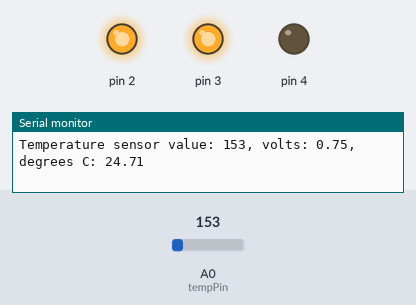
The sketch below on a simulated Arduino Uno, built with avr-gcc and run on an emulated ATmega328P. On the bench: output pins drawn as LEDs (lit = HIGH), the last lines printed to the serial monitor. The test bench sets the inputs (shaded band); at power-on: A0 (tempPin) = 153.

Above: at 1.8 s.
1.9 s: A0 (tempPin) set to 170
At 2.5 s:
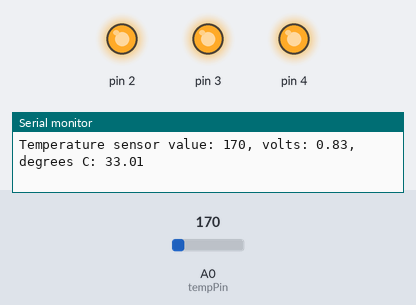
3.5 s: A0 (tempPin) set to 133
At 5.2 s:
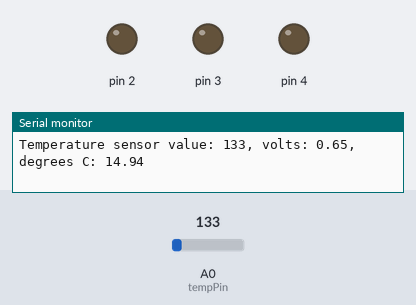
5.5 s: A0 (tempPin) set to 165
At 7.0 s:
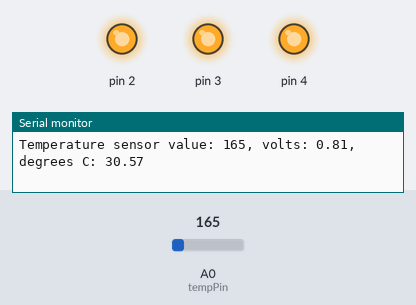
7.5 s: A0 (tempPin) set to 114
At 8.6 s:
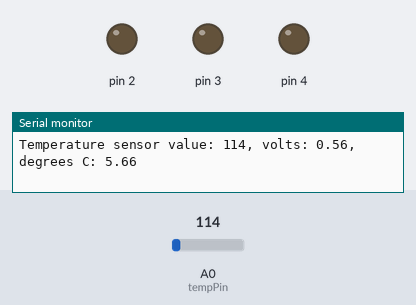
Timing chart, 0 to 10.5 s (numbered marks = the images above; inputs shaded):
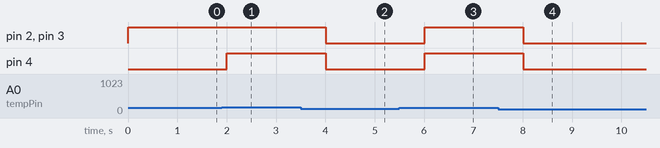

Measured:
- the behaviour switches between 159 and 160 on A0 (tempPin) (found by bisection; images 0 and 1)
- after the input at 1.9 s, pin 4: LOW → HIGH after 0.10 s
- after the input at 3.5 s, pin 2–4: HIGH → LOW after 0.51 s
- after the input at 5.5 s, pin 2–4: LOW → HIGH after 0.51 s
- after the input at 7.5 s, pin 2–4: HIGH → LOW after 0.51 s

The sketch:

temperature-sensor.ino
```cpp
const int tempPin = A0;
const float tempBase = 22.0;

void setup() {
  Serial.begin(9600);

  pinMode(2, OUTPUT);
  pinMode(3, OUTPUT);
  pinMode(4, OUTPUT);
  digitalWrite(2, LOW);
  digitalWrite(3, LOW);
  digitalWrite(4, LOW);
}

void loop() {
  int tempVal = analogRead(tempPin);
  float voltage = (tempVal/1024.0) * 5.0;
  float temp = (voltage - 0.5) * 100;

  Serial.print("Temperature sensor value: ");
  Serial.print(tempVal);
  Serial.print(", volts: ");
  Serial.print(voltage);
  Serial.print(", degrees C: ");
  Serial.println(temp);

  if (temp < tempBase) {
    digitalWrite(2, LOW);
    digitalWrite(3, LOW);
    digitalWrite(4, LOW);
  } else if (temp > tempBase && temp < (tempBase + 2)) {
    digitalWrite(2, HIGH);
    digitalWrite(3, LOW);
    digitalWrite(4, LOW);
  } else if (temp > (tempBase + 2) && temp < (tempBase + 4)) {
    digitalWrite(2, HIGH);
    digitalWrite(3, HIGH);
    digitalWrite(4, LOW);
  } else if (temp > (tempBase + 6)) {
    digitalWrite(2, HIGH);
    digitalWrite(3, HIGH);
    digitalWrite(4, HIGH);
  }

  delay(1000);
}
```
